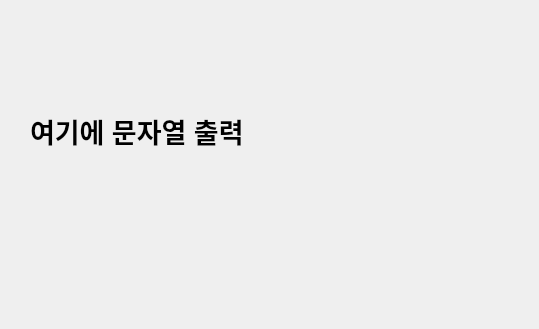
<?xml version="1.0" encoding="UTF-8"?>
<ui version="4.0">
 <class>Dialog</class>
 <widget class="QDialog" name="Dialog">
  <property name="geometry">
   <rect>
    <x>0</x>
    <y>0</y>
    <width>539</width>
    <height>329</height>
   </rect>
  </property>
  <property name="windowTitle">
   <string>Dialog</string>
  </property>
  <widget class="QLabel" name="label">
   <property name="geometry">
    <rect>
     <x>30</x>
     <y>70</y>
     <width>481</width>
     <height>121</height>
    </rect>
   </property>
   <property name="font">
    <font>
     <pointsize>20</pointsize>
     <bold>true</bold>
    </font>
   </property>
   <property name="text">
    <string>여기에 문자열 출력</string>
   </property>
  </widget>
 </widget>
 <resources/>
 <connections/>
</ui>
